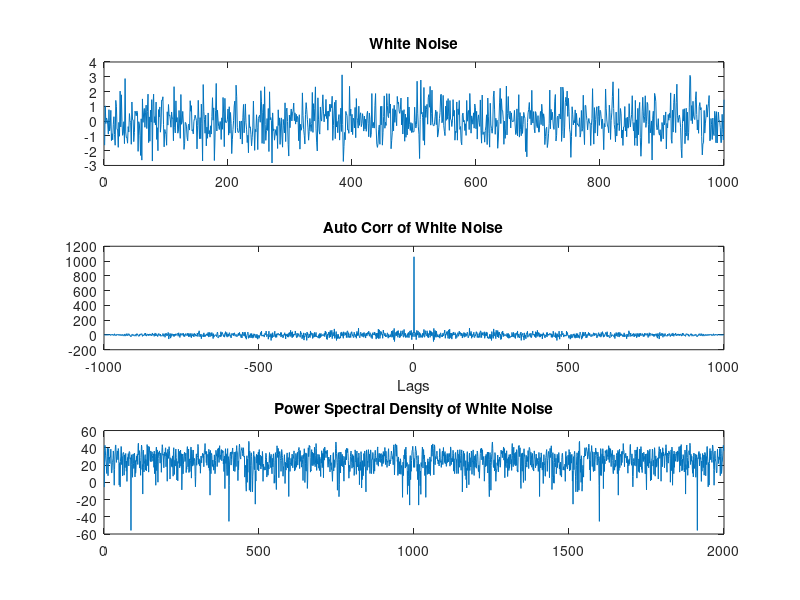

Recreate this plot in MATLAB.
clc;
clearvars;

N = 1000;
noise = randn(1,N);

subplot(3,1,1)
plot(noise); title("White Noise");

[rw,lag] = xcorr(noise);
subplot(3,1,2)
plot(lag,rw); title("Auto Corr of White Noise"); xlabel('Lags')

noise1 = fft(rw);
noise2 = conj(noise1);
W = noise1.*noise2;
PSD = 10*log10(W/N);
subplot(3,1,3)
plot(PSD); title("Power Spectral Density of White Noise")
